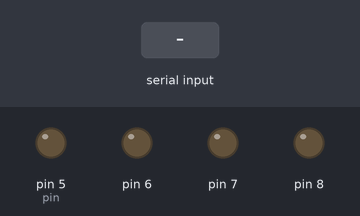
A sketch run on a simulated Arduino Uno, built with avr-gcc and run on an emulated ATmega328P. Parts: output pins drawn as LEDs (lit = HIGH). The inputs (shaded band) are chosen by the test bench.

Above: at 1.2 s.
1.3 s: "90,45\n" received over Serial
At 2.0 s:
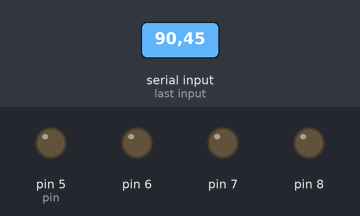
2.8 s: "30,150\n" received over Serial
At 3.6 s:
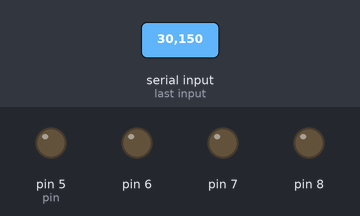
4.3 s: "200\n" received over Serial
At 4.9 s:
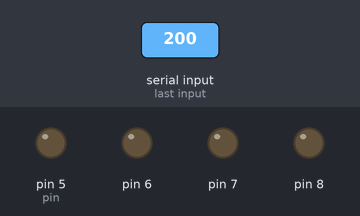
Timing chart, 0 to 7.3 s (numbered marks = the images above; inputs shaded):
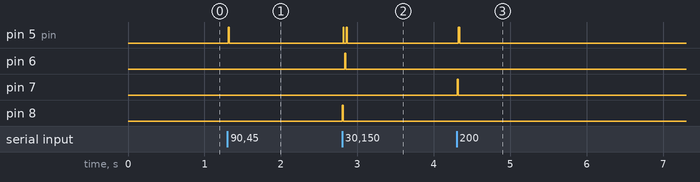

Measured:
- after the input at 1.3 s, pin 5 (pin): LOW → HIGH at once, → LOW 0.01 s later
- after the input at 2.8 s, pin 5 (pin): alternates HIGH for 0.01 s and LOW for 0.03 s, 4 changes in all, then stays LOW, starting at once; pin 6, pin 8: LOW → HIGH at once, → LOW 0.01 s later
- after the input at 4.3 s, pin 5 (pin): LOW → HIGH at once, → LOW 0.02 s later; pin 7: LOW → HIGH at once, → LOW 0.01 s later

The sketch:

lee_serie_desde_pc_rapido.ino
```cpp
int n;
char c;
int pin=5;
int sle=20;

void setup() {
  Serial.begin(9600);
  pinMode(pin , OUTPUT);
  pinMode(pin+1, OUTPUT);
  pinMode(pin+2, OUTPUT);
  pinMode(pin+3, OUTPUT);
}


void loop() {
   //Serial.flush();
   n=Serial.read();
   //Serial.println(n);
  n=n-'0';
  digitalWrite(n+5, HIGH);   // turn the LED on (HIGH is the voltage level)
  delay(10);                       // wait for a second
  digitalWrite(n+5, LOW);    // turn the LED off by making the voltage LOW
  //delay(10);

}


  /*
  digitalWrite(pin+n,HIGH);
  delay(50);
  digitalWrite(pin+n,LOW);
  */
```
